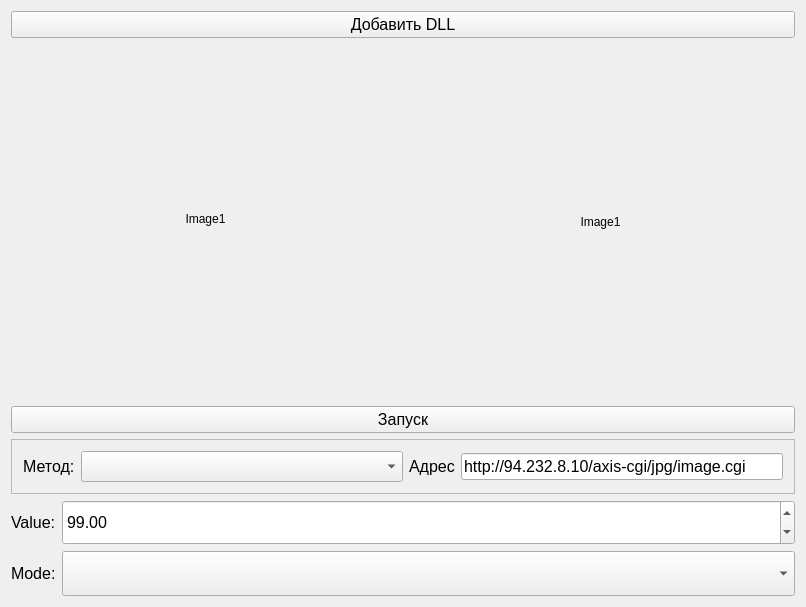
<?xml version="1.0" encoding="UTF-8"?>
<ui version="4.0">
 <class>MainWindow</class>
 <widget class="QMainWindow" name="MainWindow">
  <property name="geometry">
   <rect>
    <x>0</x>
    <y>0</y>
    <width>806</width>
    <height>607</height>
   </rect>
  </property>
  <property name="windowTitle">
   <string>MainWindow</string>
  </property>
  <property name="styleSheet">
   <string notr="true"/>
  </property>
  <widget class="QWidget" name="centralWidget">
   <layout class="QGridLayout" name="gridLayout_2">
    <item row="2" column="1" rowspan="2">
     <widget class="QLabel" name="image1">
      <property name="sizePolicy">
       <sizepolicy hsizetype="MinimumExpanding" vsizetype="MinimumExpanding">
        <horstretch>0</horstretch>
        <verstretch>0</verstretch>
       </sizepolicy>
      </property>
      <property name="text">
       <string>Image1</string>
      </property>
      <property name="scaledContents">
       <bool>true</bool>
      </property>
      <property name="alignment">
       <set>Qt::AlignCenter</set>
      </property>
     </widget>
    </item>
    <item row="2" column="0">
     <widget class="QLabel" name="image2">
      <property name="sizePolicy">
       <sizepolicy hsizetype="MinimumExpanding" vsizetype="MinimumExpanding">
        <horstretch>0</horstretch>
        <verstretch>0</verstretch>
       </sizepolicy>
      </property>
      <property name="text">
       <string>Image1</string>
      </property>
      <property name="scaledContents">
       <bool>true</bool>
      </property>
      <property name="alignment">
       <set>Qt::AlignCenter</set>
      </property>
     </widget>
    </item>
    <item row="1" column="0" colspan="2">
     <widget class="QPushButton" name="addDLLButton">
      <property name="sizePolicy">
       <sizepolicy hsizetype="Minimum" vsizetype="Fixed">
        <horstretch>0</horstretch>
        <verstretch>0</verstretch>
       </sizepolicy>
      </property>
      <property name="font">
       <font>
        <pointsize>12</pointsize>
       </font>
      </property>
      <property name="styleSheet">
       <string notr="true"/>
      </property>
      <property name="text">
       <string>Добавить DLL</string>
      </property>
     </widget>
    </item>
    <item row="4" column="0" colspan="2">
     <widget class="QPushButton" name="sPButton1">
      <property name="font">
       <font>
        <pointsize>12</pointsize>
       </font>
      </property>
      <property name="styleSheet">
       <string notr="true"/>
      </property>
      <property name="text">
       <string>Запуск</string>
      </property>
     </widget>
    </item>
    <item row="5" column="0" colspan="2">
     <widget class="QFrame" name="frame_3">
      <property name="maximumSize">
       <size>
        <width>16777215</width>
        <height>80</height>
       </size>
      </property>
      <property name="styleSheet">
       <string notr="true"/>
      </property>
      <property name="frameShape">
       <enum>QFrame::StyledPanel</enum>
      </property>
      <property name="frameShadow">
       <enum>QFrame::Raised</enum>
      </property>
      <layout class="QGridLayout" name="gridLayout_8">
       <item row="0" column="3">
        <widget class="QLabel" name="label_7">
         <property name="font">
          <font>
           <pointsize>12</pointsize>
          </font>
         </property>
         <property name="text">
          <string>Адрес</string>
         </property>
        </widget>
       </item>
       <item row="0" column="4">
        <widget class="QLineEdit" name="lineEdit">
         <property name="font">
          <font>
           <pointsize>12</pointsize>
          </font>
         </property>
         <property name="text">
          <string>http://94.232.8.10/axis-cgi/jpg/image.cgi</string>
         </property>
        </widget>
       </item>
       <item row="0" column="2">
        <widget class="QComboBox" name="methodCBox1">
         <property name="sizePolicy">
          <sizepolicy hsizetype="Expanding" vsizetype="Preferred">
           <horstretch>0</horstretch>
           <verstretch>0</verstretch>
          </sizepolicy>
         </property>
         <property name="font">
          <font>
           <pointsize>14</pointsize>
          </font>
         </property>
         <property name="styleSheet">
          <string notr="true"/>
         </property>
        </widget>
       </item>
       <item row="0" column="1">
        <widget class="QLabel" name="label_6">
         <property name="sizePolicy">
          <sizepolicy hsizetype="Minimum" vsizetype="Preferred">
           <horstretch>0</horstretch>
           <verstretch>0</verstretch>
          </sizepolicy>
         </property>
         <property name="font">
          <font>
           <pointsize>12</pointsize>
          </font>
         </property>
         <property name="styleSheet">
          <string notr="true"/>
         </property>
         <property name="text">
          <string>Метод:</string>
         </property>
         <property name="textFormat">
          <enum>Qt::AutoText</enum>
         </property>
         <property name="scaledContents">
          <bool>false</bool>
         </property>
         <property name="textInteractionFlags">
          <set>Qt::LinksAccessibleByMouse</set>
         </property>
        </widget>
       </item>
      </layout>
     </widget>
    </item>
    <item row="7" column="0" colspan="2">
     <layout class="QHBoxLayout" name="horizontalLayout">
      <item>
       <widget class="QLabel" name="meth1">
        <property name="font">
         <font>
          <pointsize>12</pointsize>
         </font>
        </property>
        <property name="text">
         <string>Value:</string>
        </property>
       </widget>
      </item>
      <item>
       <widget class="QDoubleSpinBox" name="valueSBox1">
        <property name="sizePolicy">
         <sizepolicy hsizetype="Expanding" vsizetype="Fixed">
          <horstretch>0</horstretch>
          <verstretch>0</verstretch>
         </sizepolicy>
        </property>
        <property name="minimumSize">
         <size>
          <width>0</width>
          <height>45</height>
         </size>
        </property>
        <property name="font">
         <font>
          <pointsize>12</pointsize>
         </font>
        </property>
        <property name="styleSheet">
         <string notr="true"/>
        </property>
        <property name="value">
         <double>99.000000000000000</double>
        </property>
       </widget>
      </item>
     </layout>
    </item>
    <item row="8" column="0" colspan="2">
     <layout class="QHBoxLayout" name="horizontalLayout_2">
      <item>
       <widget class="QLabel" name="mode1">
        <property name="font">
         <font>
          <pointsize>12</pointsize>
         </font>
        </property>
        <property name="text">
         <string>Mode:</string>
        </property>
       </widget>
      </item>
      <item>
       <widget class="QComboBox" name="modeCBox1">
        <property name="sizePolicy">
         <sizepolicy hsizetype="Expanding" vsizetype="Fixed">
          <horstretch>0</horstretch>
          <verstretch>0</verstretch>
         </sizepolicy>
        </property>
        <property name="minimumSize">
         <size>
          <width>0</width>
          <height>45</height>
         </size>
        </property>
        <property name="font">
         <font>
          <pointsize>12</pointsize>
         </font>
        </property>
        <property name="styleSheet">
         <string notr="true"/>
        </property>
       </widget>
      </item>
     </layout>
    </item>
   </layout>
  </widget>
 </widget>
 <layoutdefault spacing="6" margin="11"/>
 <resources/>
 <connections/>
</ui>
